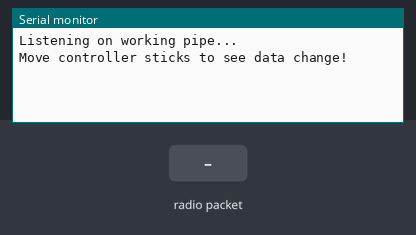
Recording of a sketch running on a simulated Arduino Uno, built with avr-gcc and run on an emulated ATmega328P. Parts: the last lines printed to the serial monitor. Inputs (shaded band) come from the test bench. No radio packets arrive unless stated.

Above: at 1.2 s.
1.3 s: radio packet "1" arrives
At 2.5 s:
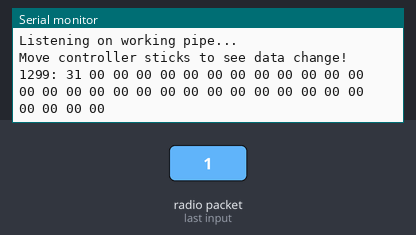
2.8 s: radio packet "0" arrives
At 3.8 s:
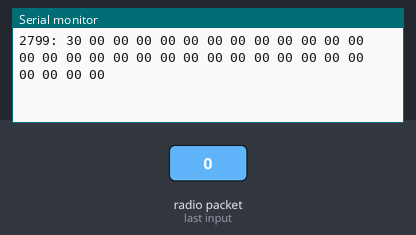
4.3 s: radio packet "2" arrives
At 4.9 s:
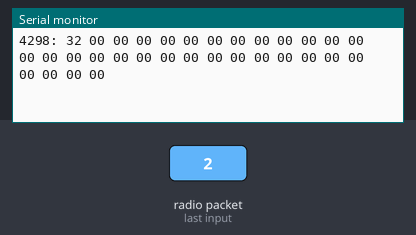

The sketch:

sketch_oct25d.ino
```cpp
#include <SPI.h>
#include <nRF24L01.h>
#include <RF24.h>

RF24 radio(9, 10);

const uint64_t targetPipe = 0xF0F0F0F0C3LL; // Your working pipe

void setup() {
  Serial.begin(115200);
  radio.begin();

  radio.setAutoAck(false);
  radio.setPALevel(RF24_PA_MAX);
  radio.setDataRate(RF24_250KBPS); // Or whichever rate worked
  radio.setChannel(76); // Adjust to your working channel

  radio.openReadingPipe(1, targetPipe);
  radio.startListening();

  Serial.println("Listening on working pipe...");
  Serial.println("Move controller sticks to see data change!");
}

void loop() {
  if (radio.available()) {
    byte data[32];
    radio.read(&data, sizeof(data));

    // Print with timestamp
    Serial.print(millis());
    Serial.print(": ");

    for (int i = 0; i < 32; i++) {
      if (data[i] < 0x10) Serial.print("0");
      Serial.print(data[i], HEX);
      Serial.print(" ");
    }
    Serial.println();
  }
}
```

Measured:
- after the input at 1.3 s, the serial monitor: prints a new line at once (image 1)
- after the input at 2.8 s, the serial monitor: prints a new line at once (image 2)
- after the input at 4.3 s, the serial monitor: prints a new line at once (image 3)
